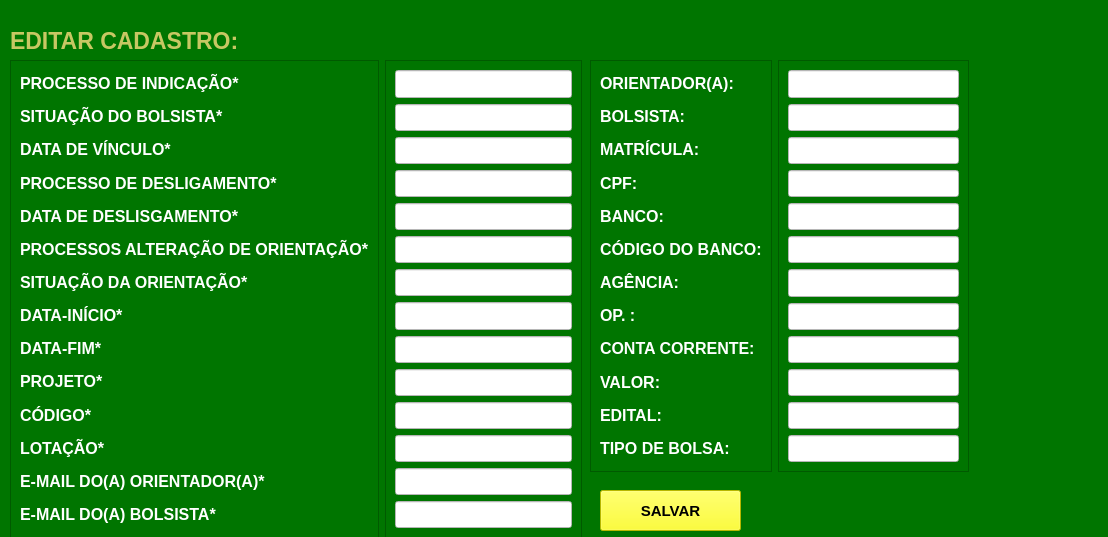
<?xml version="1.0" encoding="UTF-8"?>
<ui version="4.0">
 <class>MainWindow</class>
 <widget class="QMainWindow" name="MainWindow">
  <property name="geometry">
   <rect>
    <x>0</x>
    <y>0</y>
    <width>1108</width>
    <height>537</height>
   </rect>
  </property>
  <property name="windowTitle">
   <string>MainWindow</string>
  </property>
  <property name="styleSheet">
   <string notr="true">background-color: rgb(0, 117, 0);</string>
  </property>
  <widget class="QWidget" name="centralwidget">
   <widget class="QLabel" name="label_13">
    <property name="geometry">
     <rect>
      <x>10</x>
      <y>20</y>
      <width>291</width>
      <height>41</height>
     </rect>
    </property>
    <property name="font">
     <font>
      <pointsize>17</pointsize>
      <weight>75</weight>
      <bold>true</bold>
     </font>
    </property>
    <property name="styleSheet">
     <string notr="true">color: rgb(199, 199, 99);</string>
    </property>
    <property name="text">
     <string>EDITAR CADASTRO:</string>
    </property>
   </widget>
   <widget class="QPushButton" name="pushButton">
    <property name="geometry">
     <rect>
      <x>600</x>
      <y>490</y>
      <width>141</width>
      <height>41</height>
     </rect>
    </property>
    <property name="font">
     <font>
      <pointsize>11</pointsize>
      <weight>75</weight>
      <bold>true</bold>
     </font>
    </property>
    <property name="styleSheet">
     <string notr="true">background-color: rgb(255, 255, 0);</string>
    </property>
    <property name="text">
     <string>SALVAR</string>
    </property>
   </widget>
   <widget class="QWidget" name="layoutWidget">
    <property name="geometry">
     <rect>
      <x>590</x>
      <y>60</y>
      <width>379</width>
      <height>412</height>
     </rect>
    </property>
    <layout class="QHBoxLayout" name="horizontalLayout_3">
     <item>
      <widget class="QFrame" name="frame_5">
       <property name="frameShape">
        <enum>QFrame::StyledPanel</enum>
       </property>
       <property name="frameShadow">
        <enum>QFrame::Raised</enum>
       </property>
       <layout class="QVBoxLayout" name="verticalLayout_5">
        <item>
         <widget class="QLabel" name="label_17">
          <property name="font">
           <font>
            <pointsize>12</pointsize>
            <weight>75</weight>
            <bold>true</bold>
           </font>
          </property>
          <property name="styleSheet">
           <string notr="true">color: rgb(255, 255, 255);</string>
          </property>
          <property name="text">
           <string>ORIENTADOR(A):</string>
          </property>
         </widget>
        </item>
        <item>
         <widget class="QLabel" name="label_18">
          <property name="font">
           <font>
            <pointsize>12</pointsize>
            <weight>75</weight>
            <bold>true</bold>
           </font>
          </property>
          <property name="styleSheet">
           <string notr="true">color: rgb(255, 255, 255);</string>
          </property>
          <property name="text">
           <string>BOLSISTA:</string>
          </property>
         </widget>
        </item>
        <item>
         <widget class="QLabel" name="label_19">
          <property name="font">
           <font>
            <pointsize>12</pointsize>
            <weight>75</weight>
            <bold>true</bold>
           </font>
          </property>
          <property name="styleSheet">
           <string notr="true">color: rgb(255, 255, 255);</string>
          </property>
          <property name="text">
           <string>MATRÍCULA:</string>
          </property>
         </widget>
        </item>
        <item>
         <widget class="QLabel" name="label_20">
          <property name="font">
           <font>
            <pointsize>12</pointsize>
            <weight>75</weight>
            <bold>true</bold>
           </font>
          </property>
          <property name="styleSheet">
           <string notr="true">color: rgb(255, 255, 255);</string>
          </property>
          <property name="text">
           <string>CPF:</string>
          </property>
         </widget>
        </item>
        <item>
         <widget class="QLabel" name="label_21">
          <property name="font">
           <font>
            <pointsize>12</pointsize>
            <weight>75</weight>
            <bold>true</bold>
           </font>
          </property>
          <property name="styleSheet">
           <string notr="true">color: rgb(255, 255, 255);</string>
          </property>
          <property name="text">
           <string>BANCO:</string>
          </property>
         </widget>
        </item>
        <item>
         <widget class="QLabel" name="label_22">
          <property name="font">
           <font>
            <pointsize>12</pointsize>
            <weight>75</weight>
            <bold>true</bold>
           </font>
          </property>
          <property name="styleSheet">
           <string notr="true">color: rgb(255, 255, 255);</string>
          </property>
          <property name="text">
           <string>CÓDIGO DO BANCO:</string>
          </property>
         </widget>
        </item>
        <item>
         <widget class="QLabel" name="label_23">
          <property name="font">
           <font>
            <pointsize>12</pointsize>
            <weight>75</weight>
            <bold>true</bold>
           </font>
          </property>
          <property name="styleSheet">
           <string notr="true">color: rgb(255, 255, 255);</string>
          </property>
          <property name="text">
           <string>AGÊNCIA:</string>
          </property>
         </widget>
        </item>
        <item>
         <widget class="QLabel" name="label_25">
          <property name="font">
           <font>
            <pointsize>12</pointsize>
            <weight>75</weight>
            <bold>true</bold>
           </font>
          </property>
          <property name="styleSheet">
           <string notr="true">color: rgb(255, 255, 255);</string>
          </property>
          <property name="text">
           <string>OP. :</string>
          </property>
         </widget>
        </item>
        <item>
         <widget class="QLabel" name="label_26">
          <property name="font">
           <font>
            <pointsize>12</pointsize>
            <weight>75</weight>
            <bold>true</bold>
           </font>
          </property>
          <property name="styleSheet">
           <string notr="true">color: rgb(255, 255, 255);</string>
          </property>
          <property name="text">
           <string>CONTA CORRENTE:</string>
          </property>
         </widget>
        </item>
        <item>
         <widget class="QLabel" name="label_27">
          <property name="font">
           <font>
            <pointsize>12</pointsize>
            <weight>75</weight>
            <bold>true</bold>
           </font>
          </property>
          <property name="styleSheet">
           <string notr="true">color: rgb(255, 255, 255);</string>
          </property>
          <property name="text">
           <string>VALOR:</string>
          </property>
         </widget>
        </item>
        <item>
         <widget class="QLabel" name="label_28">
          <property name="font">
           <font>
            <pointsize>12</pointsize>
            <weight>75</weight>
            <bold>true</bold>
           </font>
          </property>
          <property name="styleSheet">
           <string notr="true">color: rgb(255, 255, 255);</string>
          </property>
          <property name="text">
           <string>EDITAL:</string>
          </property>
         </widget>
        </item>
        <item>
         <widget class="QLabel" name="label_29">
          <property name="font">
           <font>
            <pointsize>12</pointsize>
            <weight>75</weight>
            <bold>true</bold>
           </font>
          </property>
          <property name="styleSheet">
           <string notr="true">color: rgb(255, 255, 255);</string>
          </property>
          <property name="text">
           <string>TIPO DE BOLSA:</string>
          </property>
         </widget>
        </item>
       </layout>
      </widget>
     </item>
     <item>
      <widget class="QFrame" name="frame_6">
       <property name="frameShape">
        <enum>QFrame::StyledPanel</enum>
       </property>
       <property name="frameShadow">
        <enum>QFrame::Raised</enum>
       </property>
       <layout class="QVBoxLayout" name="verticalLayout_6">
        <item>
         <widget class="QLineEdit" name="lineEdit_15">
          <property name="font">
           <font>
            <pointsize>13</pointsize>
            <weight>75</weight>
            <bold>true</bold>
           </font>
          </property>
          <property name="styleSheet">
           <string notr="true">background-color: rgb(255, 255, 255);</string>
          </property>
         </widget>
        </item>
        <item>
         <widget class="QLineEdit" name="lineEdit_16">
          <property name="font">
           <font>
            <pointsize>13</pointsize>
            <weight>75</weight>
            <bold>true</bold>
           </font>
          </property>
          <property name="styleSheet">
           <string notr="true">background-color: rgb(255, 255, 255);</string>
          </property>
         </widget>
        </item>
        <item>
         <widget class="QLineEdit" name="lineEdit_17">
          <property name="font">
           <font>
            <pointsize>13</pointsize>
            <weight>75</weight>
            <bold>true</bold>
           </font>
          </property>
          <property name="styleSheet">
           <string notr="true">background-color: rgb(255, 255, 255);</string>
          </property>
         </widget>
        </item>
        <item>
         <widget class="QLineEdit" name="lineEdit_18">
          <property name="font">
           <font>
            <pointsize>13</pointsize>
            <weight>75</weight>
            <bold>true</bold>
           </font>
          </property>
          <property name="styleSheet">
           <string notr="true">background-color: rgb(255, 255, 255);</string>
          </property>
         </widget>
        </item>
        <item>
         <widget class="QLineEdit" name="lineEdit_19">
          <property name="font">
           <font>
            <pointsize>13</pointsize>
            <weight>75</weight>
            <bold>true</bold>
           </font>
          </property>
          <property name="styleSheet">
           <string notr="true">background-color: rgb(255, 255, 255);</string>
          </property>
         </widget>
        </item>
        <item>
         <widget class="QLineEdit" name="lineEdit_20">
          <property name="font">
           <font>
            <pointsize>13</pointsize>
            <weight>75</weight>
            <bold>true</bold>
           </font>
          </property>
          <property name="styleSheet">
           <string notr="true">background-color: rgb(255, 255, 255);</string>
          </property>
         </widget>
        </item>
        <item>
         <widget class="QLineEdit" name="lineEdit_21">
          <property name="font">
           <font>
            <pointsize>13</pointsize>
            <weight>75</weight>
            <bold>true</bold>
           </font>
          </property>
          <property name="styleSheet">
           <string notr="true">background-color: rgb(255, 255, 255);</string>
          </property>
         </widget>
        </item>
        <item>
         <widget class="QLineEdit" name="lineEdit_22">
          <property name="font">
           <font>
            <pointsize>13</pointsize>
            <weight>75</weight>
            <bold>true</bold>
           </font>
          </property>
          <property name="styleSheet">
           <string notr="true">background-color: rgb(255, 255, 255);</string>
          </property>
         </widget>
        </item>
        <item>
         <widget class="QLineEdit" name="lineEdit_23">
          <property name="font">
           <font>
            <pointsize>13</pointsize>
            <weight>75</weight>
            <bold>true</bold>
           </font>
          </property>
          <property name="styleSheet">
           <string notr="true">background-color: rgb(255, 255, 255);</string>
          </property>
         </widget>
        </item>
        <item>
         <widget class="QLineEdit" name="lineEdit_24">
          <property name="font">
           <font>
            <pointsize>13</pointsize>
            <weight>75</weight>
            <bold>true</bold>
           </font>
          </property>
          <property name="styleSheet">
           <string notr="true">background-color: rgb(255, 255, 255);</string>
          </property>
         </widget>
        </item>
        <item>
         <widget class="QLineEdit" name="lineEdit_25">
          <property name="font">
           <font>
            <pointsize>13</pointsize>
            <weight>75</weight>
            <bold>true</bold>
           </font>
          </property>
          <property name="styleSheet">
           <string notr="true">background-color: rgb(255, 255, 255);</string>
          </property>
         </widget>
        </item>
        <item>
         <widget class="QLineEdit" name="lineEdit_26">
          <property name="font">
           <font>
            <pointsize>13</pointsize>
            <weight>75</weight>
            <bold>true</bold>
           </font>
          </property>
          <property name="styleSheet">
           <string notr="true">background-color: rgb(255, 255, 255);</string>
          </property>
         </widget>
        </item>
       </layout>
      </widget>
     </item>
    </layout>
   </widget>
   <widget class="QWidget" name="layoutWidget_2">
    <property name="geometry">
     <rect>
      <x>10</x>
      <y>60</y>
      <width>572</width>
      <height>478</height>
     </rect>
    </property>
    <layout class="QHBoxLayout" name="horizontalLayout">
     <item>
      <widget class="QFrame" name="frame_2">
       <property name="frameShape">
        <enum>QFrame::StyledPanel</enum>
       </property>
       <property name="frameShadow">
        <enum>QFrame::Raised</enum>
       </property>
       <layout class="QVBoxLayout" name="verticalLayout_2">
        <item>
         <widget class="QLabel" name="label_2">
          <property name="font">
           <font>
            <pointsize>12</pointsize>
            <weight>75</weight>
            <bold>true</bold>
           </font>
          </property>
          <property name="styleSheet">
           <string notr="true">color: rgb(255, 255, 255);</string>
          </property>
          <property name="text">
           <string>PROCESSO DE INDICAÇÃO*</string>
          </property>
         </widget>
        </item>
        <item>
         <widget class="QLabel" name="label_4">
          <property name="font">
           <font>
            <pointsize>12</pointsize>
            <weight>75</weight>
            <bold>true</bold>
           </font>
          </property>
          <property name="styleSheet">
           <string notr="true">color: rgb(255, 255, 255);</string>
          </property>
          <property name="text">
           <string>SITUAÇÃO DO BOLSISTA*</string>
          </property>
         </widget>
        </item>
        <item>
         <widget class="QLabel" name="label_3">
          <property name="font">
           <font>
            <pointsize>12</pointsize>
            <weight>75</weight>
            <bold>true</bold>
           </font>
          </property>
          <property name="styleSheet">
           <string notr="true">color: rgb(255, 255, 255);</string>
          </property>
          <property name="text">
           <string>DATA DE VÍNCULO*</string>
          </property>
         </widget>
        </item>
        <item>
         <widget class="QLabel" name="label_5">
          <property name="font">
           <font>
            <pointsize>12</pointsize>
            <weight>75</weight>
            <bold>true</bold>
           </font>
          </property>
          <property name="styleSheet">
           <string notr="true">color: rgb(255, 255, 255);</string>
          </property>
          <property name="text">
           <string>PROCESSO DE DESLIGAMENTO*</string>
          </property>
         </widget>
        </item>
        <item>
         <widget class="QLabel" name="label_6">
          <property name="font">
           <font>
            <pointsize>12</pointsize>
            <weight>75</weight>
            <bold>true</bold>
           </font>
          </property>
          <property name="styleSheet">
           <string notr="true">color: rgb(255, 255, 255);</string>
          </property>
          <property name="text">
           <string>DATA DE DESLISGAMENTO*</string>
          </property>
         </widget>
        </item>
        <item>
         <widget class="QLabel" name="label_7">
          <property name="font">
           <font>
            <pointsize>12</pointsize>
            <weight>75</weight>
            <bold>true</bold>
           </font>
          </property>
          <property name="styleSheet">
           <string notr="true">color: rgb(255, 255, 255);</string>
          </property>
          <property name="text">
           <string>PROCESSOS ALTERAÇÃO DE ORIENTAÇÃO*</string>
          </property>
         </widget>
        </item>
        <item>
         <widget class="QLabel" name="label_8">
          <property name="font">
           <font>
            <pointsize>12</pointsize>
            <weight>75</weight>
            <bold>true</bold>
           </font>
          </property>
          <property name="styleSheet">
           <string notr="true">color: rgb(255, 255, 255);</string>
          </property>
          <property name="text">
           <string>SITUAÇÃO DA ORIENTAÇÃO*</string>
          </property>
         </widget>
        </item>
        <item>
         <widget class="QLabel" name="label_9">
          <property name="font">
           <font>
            <pointsize>12</pointsize>
            <weight>75</weight>
            <bold>true</bold>
           </font>
          </property>
          <property name="styleSheet">
           <string notr="true">color: rgb(255, 255, 255);</string>
          </property>
          <property name="text">
           <string>DATA-INÍCIO*</string>
          </property>
         </widget>
        </item>
        <item>
         <widget class="QLabel" name="label_10">
          <property name="font">
           <font>
            <pointsize>12</pointsize>
            <weight>75</weight>
            <bold>true</bold>
           </font>
          </property>
          <property name="styleSheet">
           <string notr="true">color: rgb(255, 255, 255);</string>
          </property>
          <property name="text">
           <string>DATA-FIM*</string>
          </property>
         </widget>
        </item>
        <item>
         <widget class="QLabel" name="label_11">
          <property name="font">
           <font>
            <pointsize>12</pointsize>
            <weight>75</weight>
            <bold>true</bold>
           </font>
          </property>
          <property name="styleSheet">
           <string notr="true">color: rgb(255, 255, 255);</string>
          </property>
          <property name="text">
           <string>PROJETO*</string>
          </property>
         </widget>
        </item>
        <item>
         <widget class="QLabel" name="label_12">
          <property name="font">
           <font>
            <pointsize>12</pointsize>
            <weight>75</weight>
            <bold>true</bold>
           </font>
          </property>
          <property name="styleSheet">
           <string notr="true">color: rgb(255, 255, 255);</string>
          </property>
          <property name="text">
           <string>CÓDIGO*</string>
          </property>
         </widget>
        </item>
        <item>
         <widget class="QLabel" name="label_14">
          <property name="font">
           <font>
            <pointsize>12</pointsize>
            <weight>75</weight>
            <bold>true</bold>
           </font>
          </property>
          <property name="styleSheet">
           <string notr="true">color: rgb(255, 255, 255);</string>
          </property>
          <property name="text">
           <string>LOTAÇÃO*</string>
          </property>
         </widget>
        </item>
        <item>
         <widget class="QLabel" name="label_15">
          <property name="font">
           <font>
            <pointsize>12</pointsize>
            <weight>75</weight>
            <bold>true</bold>
           </font>
          </property>
          <property name="styleSheet">
           <string notr="true">color: rgb(255, 255, 255);</string>
          </property>
          <property name="text">
           <string>E-MAIL DO(A) ORIENTADOR(A)*</string>
          </property>
         </widget>
        </item>
        <item>
         <widget class="QLabel" name="label_16">
          <property name="font">
           <font>
            <pointsize>12</pointsize>
            <weight>75</weight>
            <bold>true</bold>
           </font>
          </property>
          <property name="styleSheet">
           <string notr="true">color: rgb(255, 255, 255);</string>
          </property>
          <property name="text">
           <string>E-MAIL DO(A) BOLSISTA*</string>
          </property>
         </widget>
        </item>
       </layout>
      </widget>
     </item>
     <item>
      <widget class="QFrame" name="frame">
       <property name="frameShape">
        <enum>QFrame::StyledPanel</enum>
       </property>
       <property name="frameShadow">
        <enum>QFrame::Raised</enum>
       </property>
       <layout class="QVBoxLayout" name="verticalLayout">
        <item>
         <widget class="QLineEdit" name="lineEdit">
          <property name="font">
           <font>
            <pointsize>13</pointsize>
            <weight>75</weight>
            <bold>true</bold>
           </font>
          </property>
          <property name="styleSheet">
           <string notr="true">background-color: rgb(255, 255, 255);
border-color: rgb(0, 0, 0);</string>
          </property>
         </widget>
        </item>
        <item>
         <widget class="QLineEdit" name="lineEdit_2">
          <property name="font">
           <font>
            <pointsize>13</pointsize>
            <weight>75</weight>
            <bold>true</bold>
           </font>
          </property>
          <property name="styleSheet">
           <string notr="true">background-color: rgb(255, 255, 255);</string>
          </property>
         </widget>
        </item>
        <item>
         <widget class="QLineEdit" name="lineEdit_3">
          <property name="font">
           <font>
            <pointsize>13</pointsize>
            <weight>75</weight>
            <bold>true</bold>
            <underline>false</underline>
           </font>
          </property>
          <property name="cursor">
           <cursorShape>IBeamCursor</cursorShape>
          </property>
          <property name="styleSheet">
           <string notr="true">background-color: rgb(255, 255, 255);
</string>
          </property>
         </widget>
        </item>
        <item>
         <widget class="QLineEdit" name="lineEdit_4">
          <property name="font">
           <font>
            <pointsize>13</pointsize>
            <weight>75</weight>
            <bold>true</bold>
           </font>
          </property>
          <property name="styleSheet">
           <string notr="true">background-color: rgb(255, 255, 255);</string>
          </property>
         </widget>
        </item>
        <item>
         <widget class="QLineEdit" name="lineEdit_5">
          <property name="font">
           <font>
            <pointsize>13</pointsize>
            <weight>75</weight>
            <bold>true</bold>
           </font>
          </property>
          <property name="styleSheet">
           <string notr="true">background-color: rgb(255, 255, 255);</string>
          </property>
         </widget>
        </item>
        <item>
         <widget class="QLineEdit" name="lineEdit_6">
          <property name="font">
           <font>
            <pointsize>13</pointsize>
            <weight>75</weight>
            <bold>true</bold>
           </font>
          </property>
          <property name="styleSheet">
           <string notr="true">background-color: rgb(255, 255, 255);</string>
          </property>
         </widget>
        </item>
        <item>
         <widget class="QLineEdit" name="lineEdit_7">
          <property name="font">
           <font>
            <pointsize>13</pointsize>
            <weight>75</weight>
            <bold>true</bold>
           </font>
          </property>
          <property name="styleSheet">
           <string notr="true">background-color: rgb(255, 255, 255);</string>
          </property>
         </widget>
        </item>
        <item>
         <widget class="QLineEdit" name="lineEdit_8">
          <property name="font">
           <font>
            <pointsize>13</pointsize>
            <weight>75</weight>
            <bold>true</bold>
           </font>
          </property>
          <property name="styleSheet">
           <string notr="true">background-color: rgb(255, 255, 255);</string>
          </property>
         </widget>
        </item>
        <item>
         <widget class="QLineEdit" name="lineEdit_9">
          <property name="font">
           <font>
            <pointsize>13</pointsize>
            <weight>75</weight>
            <bold>true</bold>
           </font>
          </property>
          <property name="styleSheet">
           <string notr="true">background-color: rgb(255, 255, 255);</string>
          </property>
         </widget>
        </item>
        <item>
         <widget class="QLineEdit" name="lineEdit_10">
          <property name="font">
           <font>
            <pointsize>13</pointsize>
            <weight>75</weight>
            <bold>true</bold>
           </font>
          </property>
          <property name="styleSheet">
           <string notr="true">background-color: rgb(255, 255, 255);</string>
          </property>
         </widget>
        </item>
        <item>
         <widget class="QLineEdit" name="lineEdit_11">
          <property name="font">
           <font>
            <pointsize>13</pointsize>
            <weight>75</weight>
            <bold>true</bold>
           </font>
          </property>
          <property name="styleSheet">
           <string notr="true">background-color: rgb(255, 255, 255);</string>
          </property>
         </widget>
        </item>
        <item>
         <widget class="QLineEdit" name="lineEdit_12">
          <property name="font">
           <font>
            <pointsize>13</pointsize>
            <weight>75</weight>
            <bold>true</bold>
           </font>
          </property>
          <property name="styleSheet">
           <string notr="true">background-color: rgb(255, 255, 255);</string>
          </property>
         </widget>
        </item>
        <item>
         <widget class="QLineEdit" name="lineEdit_13">
          <property name="font">
           <font>
            <pointsize>13</pointsize>
            <weight>75</weight>
            <bold>true</bold>
           </font>
          </property>
          <property name="styleSheet">
           <string notr="true">background-color: rgb(255, 255, 255);</string>
          </property>
         </widget>
        </item>
        <item>
         <widget class="QLineEdit" name="lineEdit_14">
          <property name="font">
           <font>
            <pointsize>13</pointsize>
            <weight>75</weight>
            <bold>true</bold>
           </font>
          </property>
          <property name="styleSheet">
           <string notr="true">background-color: rgb(255, 255, 255);</string>
          </property>
         </widget>
        </item>
       </layout>
      </widget>
     </item>
    </layout>
   </widget>
  </widget>
 </widget>
 <resources/>
 <connections/>
</ui>
